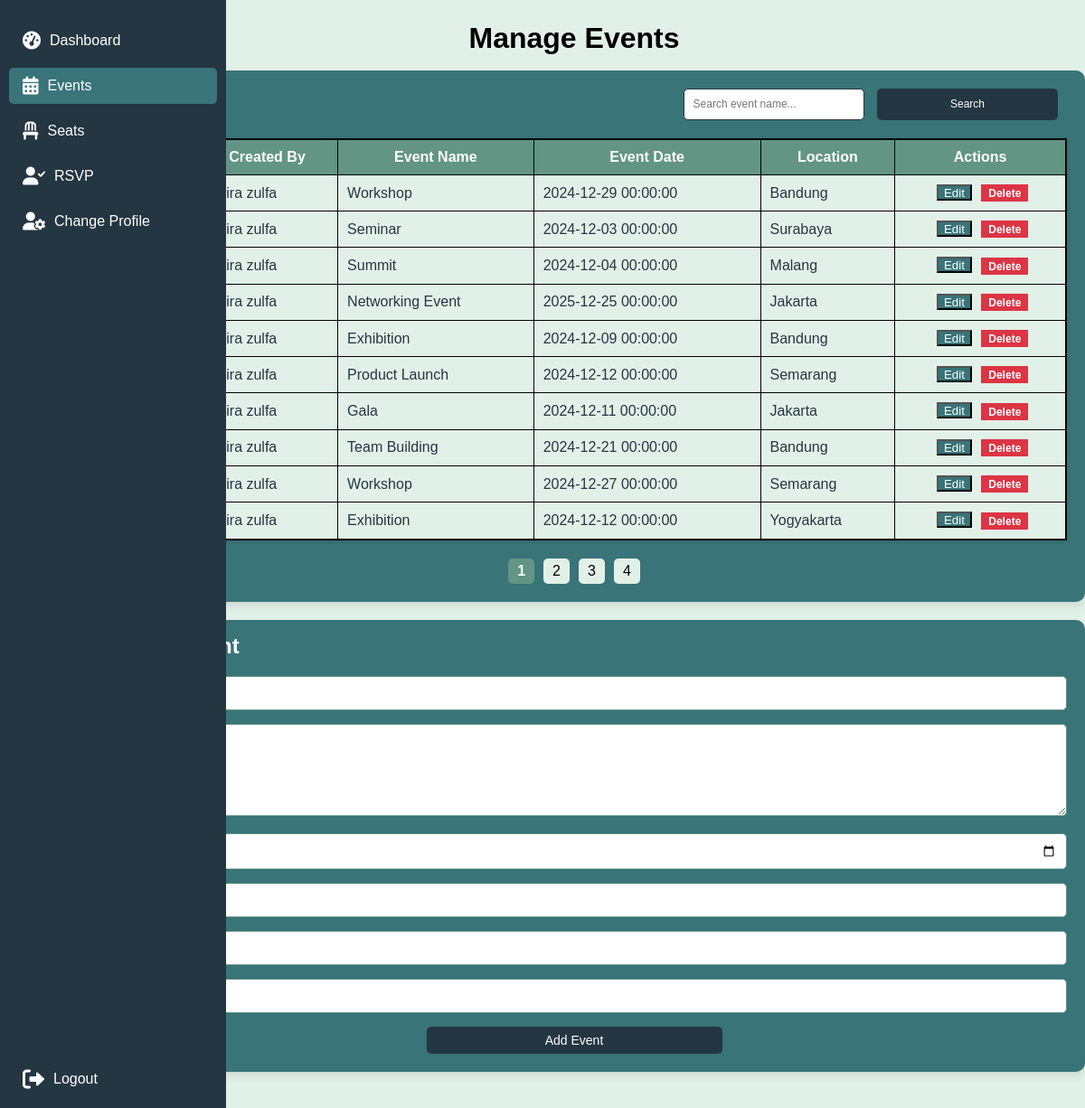
Page /event-admin.php (signed in) on the committed database.
### tables this page shows
CREATE TABLE `events` (
  `id` int(11) NOT NULL,
  `user_id` int(11) NOT NULL,
  `event_name` varchar(255) NOT NULL,
  `event_description` text DEFAULT NULL,
  `event_date` datetime DEFAULT NULL,
  `event_location` varchar(255) DEFAULT NULL,
  `created_at` timestamp NOT NULL DEFAULT current_timestamp(),
  `number_of_chairs` int(11) DEFAULT NULL,
  `seating_arrangement` text DEFAULT NULL,
  `admin_id` int(11) DEFAULT NULL
);

CREATE TABLE `user` (
  `id` int(11) NOT NULL,
  `username` varchar(50) NOT NULL,
  `email` varchar(100) NOT NULL,
  `password` varchar(225) NOT NULL,
  `phone` varchar(15) NOT NULL
);

### event-admin.php (the view, shortened to what this page needs)
<?php
require 'koneksi.php';
$search = '';
$limit = 10;
$page = isset($_GET['page']) ? (int)$_GET['page'] : 1;
$offset = ($page - 1) * $limit;
$query_total = "SELECT COUNT(*) AS total FROM events WHERE event_name LIKE '%$search%'";
$result_total = mysqli_query($conn, $query_total);
$row_total = mysqli_fetch_assoc($result_total);
$total_rows = $row_total['total'];
$total_pages = ceil($total_rows / $limit);
$query_events = "
    SELECT
        events.id AS event_id,
        user.username AS created_by,
        events.event_name,
        events.event_description,
        events.event_date,
        events.event_location,
        events.number_of_chairs,
        events.created_at
    FROM
        events
    JOIN
        user
    ON
        events.user_id = user.id
    WHERE
        events.event_name LIKE '%$search%'
    LIMIT $limit OFFSET $offset
";
$result_events = mysqli_query($conn, $query_events);
?>
<!DOCTYPE html>
<html lang="en">
<head>
    <link rel="stylesheet" href="https://cdnjs.cloudflare.com/ajax/libs/font-awesome/6.0.0-beta3/css/all.min.css">
</head>
<body>
    <div class="navbar-side" id="navbarSide">
        <a href="admin_dashboard.php">
            <i class="fas fa-tachometer-alt"></i>
            <span>Dashboard</span>
        </a>
        <a href="event-admin.php" class="active">
            <i class="fas fa-calendar-alt"></i>
            <span>Events</span>
        </a>
        <a href="seats-admin.php">
            <i class="fas fa-chair"></i>
            <span>Seats</span>
        </a>
        <a href="rsvp-admin.php">
            <i class="fas fa-user-check"></i>
            <span>RSVP</span>
        </a>
        <a href="changeprofile_admin.php">
            <i class="fas fa-user-cog"></i>
            <span>Change Profile</span>
        </a>
        <a href="logout.php" class="logout">
            <i class="fas fa-sign-out-alt"></i>
            <span>Logout</span>
        </a>
    </div>
    <h1>Manage Events</h1>
    <div class="container">
    <div class="header-container">
        <h2>Event List</h2>
        <div class="search-box">
            <form method="GET">
                <input type="text" name="search" placeholder="Search event name..." value="<?= htmlspecialchars($search) ?>" />
                <input type="submit" value="Search">
            </form>
        </div>
    </div>
    <table>
        <thead>
            <tr>
                <th>Event ID</th>
                <th>Created By</th>
                <th>Event Name</th>
                <th>Event Date</th>
                <th>Location</th>
                <th>Actions</th>
            </tr>
        </thead>
        <tbody>
            <?php while ($event = mysqli_fetch_assoc($result_events)): ?>
            <tr>
                <td><?= htmlspecialchars($event['event_id']) ?></td>
                <td><?= htmlspecialchars($event['created_by']) ?></td>
                <td><?= htmlspecialchars($event['event_name']) ?></td>
                <td><?= htmlspecialchars($event['event_date']) ?></td>
                <td><?= htmlspecialchars($event['event_location']) ?></td>
                <td class="action-buttons">
                        <button type="button" class="button" onclick="showEditModal(<?php echo $event['event_id']; ?>, '<?php echo $event['event_name']; ?>', '<?php echo $event['event_description']; ?>', '<?php echo $event['event_date']; ?>', '<?php echo $event['event_location']; ?>', <?php echo $event['number_of_chairs']; ?>)">
                            Edit
                        </button>
                        <a href="?delete_event=<?php echo $event['event_id']; ?>" class="button-delete">Delete</a>
                    </td>
            </tr>
            <?php endwhile; ?>
        </tbody>
    </table>
<div class="pagination">
    <?php for ($i = 1; $i <= $total_pages; $i++): ?>
        <a href="?page=<?= $i ?>&search=<?= urlencode($search) ?>" class="<?= $i == $page ? 'active' : '' ?>"><?= $i ?></a>
    <?php endfor; ?>
</div>
</div>
    <div class="container">
    <h2>Add New Event</h2>
    <div class="form-container">
        <form action="save-event-admin.php" method="POST">
            <input type="text" name="event_name" placeholder="Event Name" required>
            <textarea name="event_description" rows="5" placeholder="Event Description" required></textarea>
            <input type="date" name="event_date" required>
            <input type="text" name="event_location" placeholder="Event Location" required>
            <input type="number" name="number_of_chairs" placeholder="Number of Chairs" required>
            <input type="text" name="seating_arrangement" placeholder="Seating Arrangement" required>
            <input type="submit" name="submit" value="Add Event">
        </form>
    </div>
</div>
</body>
</html>

### rows in the picture
events: user.username "amira zulfa", event_name "Workshop", event_date "2024-12-29 00:00:00", event_location "Bandung"
events: user.username "amira zulfa", event_name "Seminar", event_date "2024-12-03 00:00:00", event_location "Surabaya"
events: user.username "amira zulfa", event_name "Summit", event_date "2024-12-04 00:00:00", event_location "Malang"
events: user.username "amira zulfa", event_name "Networking Event", event_date "2025-12-25 00:00:00", event_location "Jakarta"
events: user.username "amira zulfa", event_name "Exhibition", event_date "2024-12-09 00:00:00", event_location "Bandung"
events: user.username "amira zulfa", event_name "Product Launch", event_date "2024-12-12 00:00:00", event_location "Semarang"
events: user.username "amira zulfa", event_name "Gala", event_date "2024-12-11 00:00:00", event_location "Jakarta"
events: user.username "amira zulfa", event_name "Team Building", event_date "2024-12-21 00:00:00", event_location "Bandung"
events: user.username "amira zulfa", event_name "Workshop", event_date "2024-12-27 00:00:00", event_location "Semarang"
events: user.username "amira zulfa", event_name "Exhibition", event_date "2024-12-12 00:00:00", event_location "Yogyakarta"
